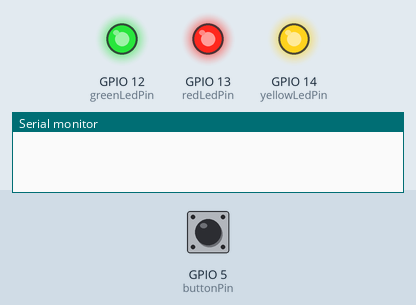
Simulated run of this program. Board: ESP8266 (NodeMCU). On the bench: output pins drawn as LEDs (lit = HIGH), the last lines printed to the serial monitor. The test bench sets the inputs (shaded band); at power-on: GPIO 5 (buttonPin) HIGH.

Above: at 1.2 s.
1.3 s: GPIO 5 (buttonPin) pulled LOW for 0.15 s
At 2.6 s:
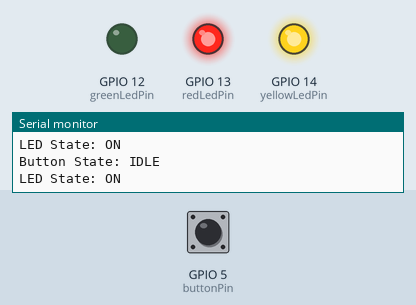
3.1 s: GPIO 5 (buttonPin) pulled LOW for 1 s
At 4.6 s:
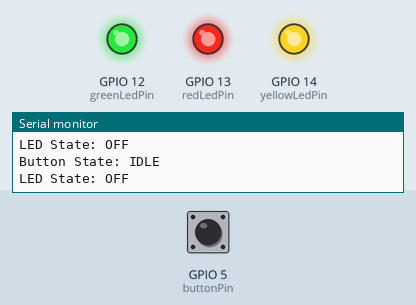
5.7 s: GPIO 5 (buttonPin) pulled LOW for 3.2 s
At 9.6 s:
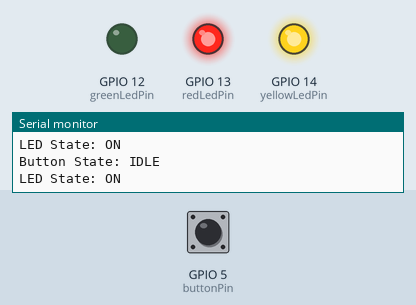
Timing chart, 0 to 11.1 s (numbered marks = the images above; inputs shaded):
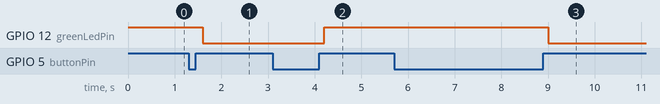

Measured:
- after the input at 1.3 s, GPIO 12 (greenLedPin): HIGH → LOW after 0.30 s
- after the input at 3.1 s, GPIO 12 (greenLedPin): LOW → HIGH after 1.1 s
- after the input at 5.7 s, GPIO 12 (greenLedPin): HIGH → LOW after 3.3 s

The program:

main.cpp
```cpp
#include <Arduino.h>

typedef enum ButtonStates {
  IDLE = 0,
  DEBOUNCING,
  PRESSED
}ButtonStates;

typedef struct {
  ButtonStates next;
  int input;
  int delay;
}ButtonStatesConfig;

ButtonStatesConfig buttonTransitions[] = {
  [IDLE] = {DEBOUNCING, 0, 0},
  [DEBOUNCING] = {PRESSED, 1, 100},
  [PRESSED] = {IDLE, 1, 100}
};

typedef enum LedStates
{
  OFF = 0,
  ON
}LedStates;

typedef struct {
  LedStates next;
  ButtonStates input;
}LedStatesConfig;

LedStatesConfig ledTransitions[] = {
  [OFF] = {ON, PRESSED},
  [ON] = {OFF, PRESSED}
};

ButtonStates buttonState = IDLE;
LedStates ledState = OFF;

const int buttonPin = 5;
const int yellowLedPin = 14;
const int greenLedPin = 12;
const int redLedPin = 13;

void buttonStateMachine(int input)
{
  if(buttonTransitions[buttonState].input == input){
    buttonState = buttonTransitions[buttonState].next;
  }
  delay(buttonTransitions[buttonState].delay);
}

void ledStateMachine(ButtonStates input)
{
  if (ledTransitions[ledState].input == input)
  {
    if(ledTransitions[ledState].next == OFF)
    {
      digitalWrite(greenLedPin, 1);
    }
    else {
      digitalWrite(greenLedPin, 0);
    }
    ledState = ledTransitions[ledState].next;
  }
}

unsigned long previousStateMachineTime = 0;
const unsigned long stateMachineInterval = 50;

void setup() {
  pinMode(buttonPin, INPUT_PULLUP);
  pinMode(greenLedPin, OUTPUT);
  pinMode(yellowLedPin, OUTPUT);
  pinMode(redLedPin, OUTPUT);
  digitalWrite(greenLedPin, 1);
  digitalWrite(yellowLedPin, 1);
  digitalWrite(redLedPin, 1);
  Serial.begin(9600);
}

void loop() {
  int buttonValue = digitalRead(buttonPin);

  //buttonStateMachine(buttonValue);
  //ledStateMachine(buttonState);


  unsigned long currentMillis = millis();

  // Verificarea pentru apelarea mașinilor de stări la fiecare 50 ms
  if (currentMillis - previousStateMachineTime >= stateMachineInterval) {
    int buttonValue = digitalRead(buttonPin);
    buttonStateMachine(buttonValue);
    ledStateMachine(buttonState);
    previousStateMachineTime = currentMillis;
  }

  #define xPLOT
  #ifndef PLOT
  // Print state changes only when they occur
  static ButtonStates previousButtonState = IDLE;
  static LedStates previousLedState = OFF;
  if (buttonState != previousButtonState || ledState != previousLedState) {
    Serial.print("Button State: ");
    switch (buttonState) {
      case IDLE:
        Serial.println("IDLE");
        break;
      case DEBOUNCING:
        Serial.println("DEBOUNCING");
        break;
      case PRESSED:
        Serial.println("PRESSED");
        break;
      default:
        break;
    }
    Serial.print("LED State: ");
    Serial.println(ledState == ON ? "ON" : "OFF");
    previousButtonState = buttonState;
    previousLedState = ledState;
  }
  #else
  Serial.print(buttonState);
  Serial.print(",");
  Serial.println(ledState);
  #endif
}
```
